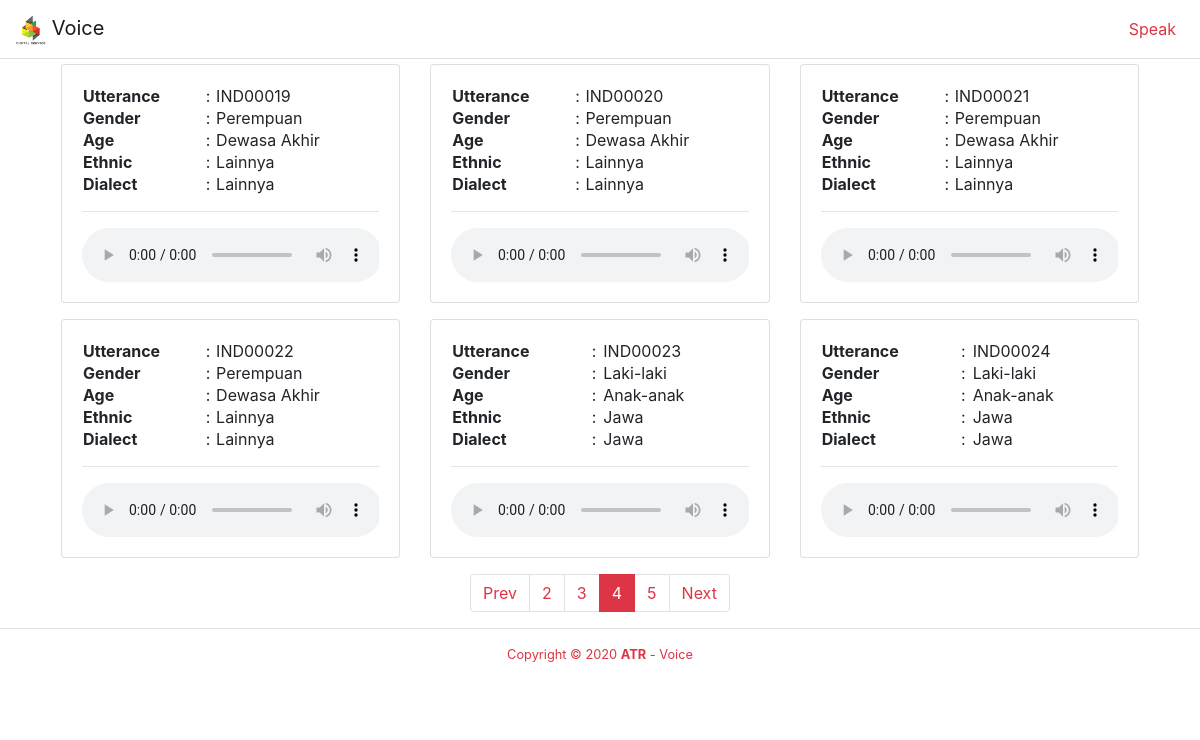
Page /audio?page=4 (signed in) on the committed database.
### speak/models.py (models this page shows)
class Record(models.Model):
    code = models.CharField(max_length=512, blank=True, null=True, unique=True)
    utterance = models.CharField(max_length=512, blank=True, null=True)
    gender = models.CharField(max_length=512, blank=True, null=True)
    age = models.CharField(max_length=512, blank=True, null=True)
    ethnic = models.CharField(max_length=512, blank=True, null=True)
    dialect = models.CharField(max_length=512, blank=True, null=True)
    audio = models.FileField(upload_to='audio/')
    count_good = models.BigIntegerField(blank=True, null=True, default=0)
    count_bad = models.BigIntegerField(blank=True, null=True, default=0)

### speak/views.py (the view)
# urls.py: path('audio', views.viewAudio, name ="audio"),
@login_required
def viewAudio(request):
    records = Record.objects.order_by('id')
    page = request.GET.get('page', 1)
    paginator = Paginator(records, 6)
    try:
        records = paginator.page(page)
    except PageNotAnInteger:
        records = paginator.page(1)
    except EmptyPage:
        records = paginator.page(paginator.num_pages)
    context = {
        'title': "Speak",
        'page': "speak",
        'records': records
    }
    return render(request, 'speak/audio.html', context)

### speak/templates/speak/audio.html (shortened to what this page needs)
{% extends 'base.html' %}
{% load static %}
{% block content %}
<div class="container">
    <div class="row px-3 pt-3">
        {% if records %}
            {% for record in records %}
                <div class="col-md-4 mb-3">
                <div class="card">
                    <div class="card-body text-center">
                        <table class="" width="100%">
                            <tr><td class="font-weight-bold">Utterance</td> <td>:</td>  <td>{{ record.utterance }}</td></tr>
                            <tr><td class="font-weight-bold">Gender</td> <td>:</td>  <td>{{ record.gender }}</td></tr>
                            <tr><td class="font-weight-bold">Age</td> <td>:</td>  <td>{{ record.age }}</td></tr>
                            <tr><td class="font-weight-bold">Ethnic</td> <td>:</td>  <td>{{ record.ethnic }}</td></tr>
                            <tr><td class="font-weight-bold">Dialect</td> <td>:</td>  <td>{{ record.dialect }}</td></tr>
                        </table>
                        <hr/>
                        <div class="table-responsive">
                            <audio controls="" src="{{ record.audio.url }}"></audio>
                        </div>
                    </div>
                </div>
                </div>
            {% endfor %}
            <div class="col-md-12">
                {% if records.has_other_pages %}
                <nav aria-label="pagination-audio">
                <ul class="pagination justify-content-center text-danger">
                    {% if records.has_previous %}
                        <li class="page-item">
                            <a class="page-link text-danger" href="?page={{ records.previous_page_number }}" tabindex="-1">Prev</a>
                        </li>
                    {% else %}
                        <li class="page-item disabled">
                            <a class="page-link" href="#" tabindex="-1">Prev</a>
                        </li>
                    {% endif %}
                    {% for i in records.paginator.page_range %}
                        {% if records.number == i %}
                            <li class="page-item active"><a class="page-link bg-danger border-danger text-white" href="#">{{ i }}</a></li>
                        {% elif i > records.number|add:'-3' and i < records.number|add:'3' %}
                                <li class="page-item"><a class="page-link text-danger" href="?page={{ i }}">{{ i }}</a></li>
                        {% endif %}
                    {% endfor %}
                    {% if records.has_next %}
                    <li class="page-item">
                        <a class="page-link text-danger" href="?page={{ records.next_page_number }}">Next</a>
                    </li>
                    {% else %}
                        <li class="page-item disabled">
                            <a class="page-link" href="?#">Next</a>
                        </li>
                    {% endif %}
                </ul>
                </div>
                {% endif %}
            </div>
        {% endif %}
    </div>
{% endblock %}

### templates/base.html (style rules this page uses)
a { text-decoration: none !important; }

### rows in the picture
Record: utterance "IND00019", gender "Perempuan", age "Dewasa Akhir", ethnic "Lainnya", dialect "Lainnya"
Record: utterance "IND00020", gender "Perempuan", age "Dewasa Akhir", ethnic "Lainnya", dialect "Lainnya"
Record: utterance "IND00021", gender "Perempuan", age "Dewasa Akhir", ethnic "Lainnya", dialect "Lainnya"
Record: utterance "IND00022", gender "Perempuan", age "Dewasa Akhir", ethnic "Lainnya", dialect "Lainnya"
Record: utterance "IND00023", gender "Laki-laki", age "Anak-anak", ethnic "Jawa", dialect "Jawa"
Record: utterance "IND00024", gender "Laki-laki", age "Anak-anak", ethnic "Jawa", dialect "Jawa"

### other values in the picture
{{ i }} "2" "3" "5"
{{ i }} "4"
